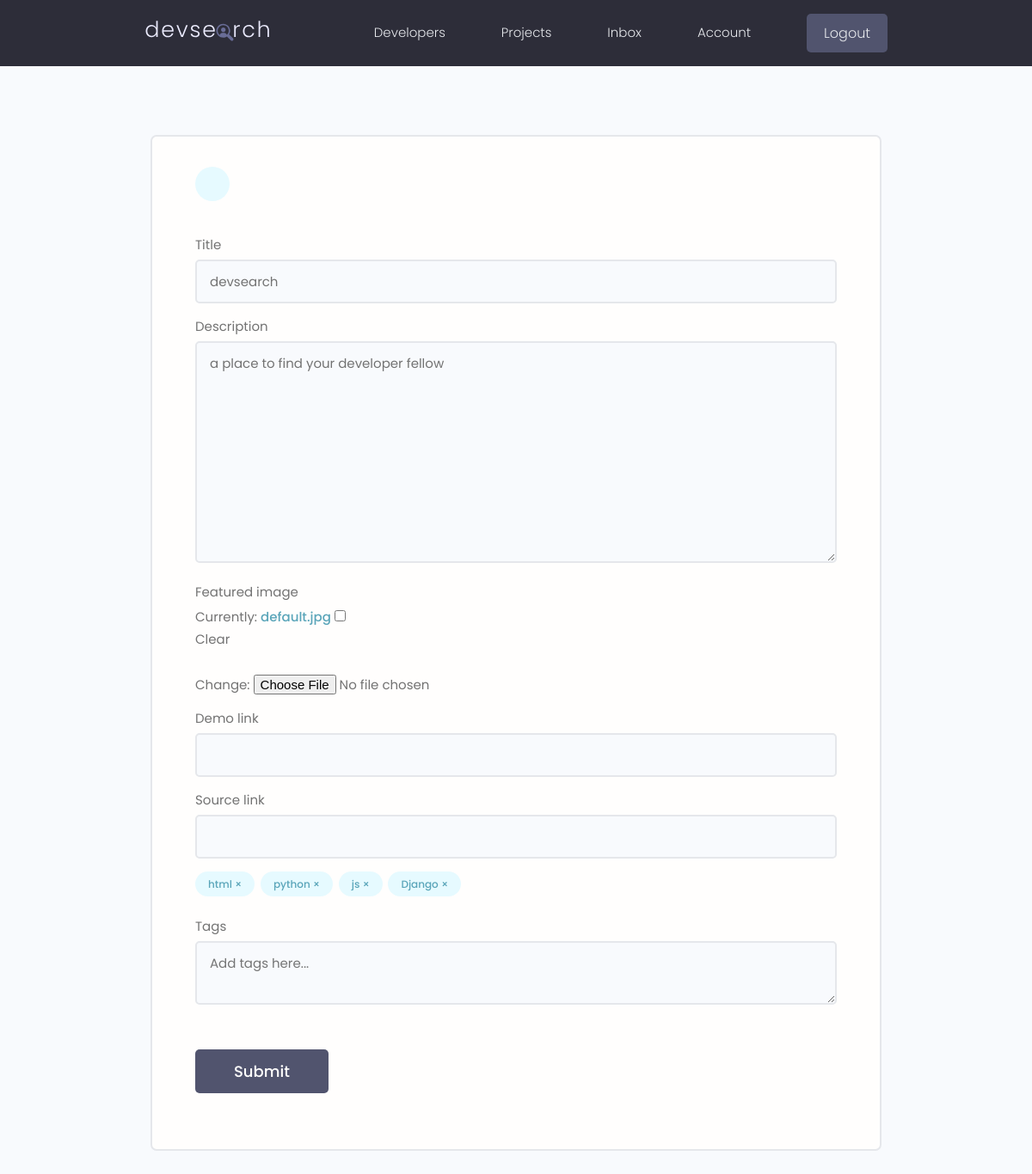
/projects/update-project/6af7bd5d-93b7-4cac-a221-fa061258c5f5/ (signed in), run on the app's committed database.
### projects/models.py (models this page shows, shortened)
class Project(models.Model):
    owner = models.ForeignKey(Profile, null=True, blank=True, on_delete=models.CASCADE)
    title = models.CharField(max_length=50)
    description = models.TextField(null=True, blank=True)
    featured_image = models.ImageField(default='default.jpg', blank=True, null=True)
    tags = models.ManyToManyField("Tag", blank=True)
    demo_link = models.CharField(max_length=2000, null=True, blank=True)
    source_link = models.CharField(max_length=2000, null=True, blank=True)
    vote_total = models.IntegerField(default=0, null=True, blank=True)
    vote_ratio = models.IntegerField(default=0, null=True, blank=True)
    created = models.DateTimeField(auto_now_add=True)
    id = models.UUIDField(default=uuid.uuid4, primary_key=True, unique=True, editable=False)
    class Meta:
        ordering = ['-vote_ratio', 'vote_total', 'title']

class Tag(models.Model):
    name = models.CharField(max_length=200)
    created = models.DateTimeField(auto_now_add=True)
    id = models.UUIDField(default=uuid.uuid4, primary_key=True, unique=True, editable=False)

### projects/views.py (the view, shortened to what this page needs)
# urls.py: path('update-project/<str:pk>/', views.updateProject, name='update-project'),
@login_required(login_url='login')
def updateProject(request, pk):
    profile = request.user.profile
    projectObj = profile.project_set.get(id=pk)
    form = ProjectForm(instance=projectObj)
    context = {
        'form': form,
        'project': projectObj
    }
    return render(request, 'projects/project-form.html', context)

### projects/forms.py
class ProjectForm(ModelForm):
    class Meta:
        model = Project
        fields = [
            'title', 'description', 'featured_image',
            'demo_link', 'source_link']
        widgets = {
            'tags': forms.CheckboxSelectMultiple(),
        }
    def __init__(self, *args, **kwargs):
        super(ProjectForm, self).__init__(*args, **kwargs)
        for label, field in self.fields.items():
            field.widget.attrs.update({'class': 'input'})

### projects/templates/projects/project-form.html (shortened to what this page needs)
{% extends 'base.html' %}
{% block content %}
<main class="formPage my-xl">
    <div class="content-box">
        <div class="formWrapper">
            <a class="backButton" href="{% url 'account' %}"></a>
            <br>
            <form class="form" method="POST" enctype="multipart/form-data">
                {% for field in form %}
                <div class="form__field">
                    <label for="formInput#text">{{field.label}}</label>
                    {{field}}
                </div>
                {% endfor %}
                <div class="form__field">
                    {% for tag in project.tags.all %}
                    <div class="project-tag tag tag--pill tag--main" data-tag="{{tag.id}}"
                        data-project="{{project.id}}">{{tag.name}} &#215;</div>
                    {% endfor %}
                </div>
                <div class="form__field">
                    <label for="formInput#text">Tags</label>
                    <textarea class="input" name="newtags" placeholder="Add tags here..."></textarea>
                </div>
                <input class="btn btn--sub btn--lg  my-md" type="submit" value="Submit" />
            </form>
        </div>
    </div>
</main>
{% endblock %}

### devsearch/static/styles/app.css (style rules this page uses)
:root { --color-sub: #2d2d39; }
.btn--sub { background-color: var(--color-sub-light); }
.content-box { width: 95%; max-width: 85rem; margin: 0 auto; }
.backButton { background: var(--color-main-light); color: var(--color-main); width: 4rem; height: 4rem; display: flex; align-items: center; justify-content: center; border-radius: 50%; }
.formPage .formWrapper { list-style: none; background: var(--color-white); padding: 3.5rem 5rem; border: 2px solid var(--color-light); border-radius: 0.7rem; }

### devsearch/static/uikit/styles/modules/_variables.css (style rules this page uses)
:root { --color-main: #5aa5b9; --color-main-light: #e6faff; --color-sub: #3f4156; --color-sub-light: #51546e; --color-sub-lighter: #ededfd; --color-text: #737373; --color-gray: #8b8b8b; --color-light: #e5e7eb; --color-light-gray: #767676; --color-bg: #f8fafd; --color-white: #fffefd; --color-white-light: #f3f3f3; --color-success: #359e64; --color-success-bg: #def8e8; --color-error: #fc4b0b; --color-error-bg: #fff2ee; --font-base: 'Poppins', arial, helvetica, 'Segoe UI', roboto, ubuntu, sans-serif; --font-monospace: 'Fira Code', 'Courier New', courier, monospace; --font-regular: 300; --font-medium: 500; --font-bold: 700; --generic-shadow: 1px 1px 5px #00000010; --generic-transition: all 0.3s ease-in-out; }

### devsearch/static/uikit/styles/modules/_base.css (style rules this page uses)
* { margin: 0; padding: 0; box-sizing: border-box; text-rendering: optimizeLegibility; color: inherit; font-size: inherit; }
html { font-size: 50%; }
@media only screen and (min-width: 480px) { html { font-size: 56.25%; } }
@media only screen and (min-width: 1200px) { html { font-size: 62.5%; } }
body { line-height: 1.6; font-weight: 400; font-size: 1.5rem; color: var(--color-text); background-color: var(--color-bg); min-height: 100vh; }

### devsearch/static/uikit/styles/modules/_typography.css (style rules this page uses)
* { font-family: var(--font-base); }
a { padding-bottom: 2px; text-decoration: none; display: inline-block; color: var(--color-main); font-weight: var(--font-medium); }

### devsearch/static/uikit/styles/modules/_utilities.css (style rules this page uses)
.my-md { margin: 3rem auto; }
.my-xl { margin: 8rem auto; }

### devsearch/static/uikit/styles/modules/_button.css (style rules this page uses)
.btn { display: inline-block; position: relative; cursor: pointer; background-color: var(--color-light); font-weight: var(--font-medium); color: var(--color-sub); text-decoration: none; padding: 1rem 2rem; border-radius: 0.5rem; border: none; width: -webkit-fit-content; width: -moz-fit-content; width: fit-content; height: -webkit-fit-content; height: -moz-fit-content; height: fit-content; font-size: 1.6rem; outline-width: 0; outline-color: transparent; -webkit-backface-visibility: hidden; backface-visibility: hidden; transition: all 0.3s ease-in-out; }
.btn--sub { background-color: var(--color-sub); color: var(--color-white); }
.btn--lg { font-size: 1.8rem; padding: 1.2rem 4.5rem; }

### devsearch/static/uikit/styles/modules/_form.css (style rules this page uses)
.form { display: block; }
.form__field { margin-top: 1.5rem; margin-bottom: 1.5rem; }
.form__label, .form__field > label { display: block; margin-bottom: 0.5rem; color: var(--color-text); }
input.input[type='text'], input.input[type='email'], input.input[type='password'], input.input[type='number'], select.input, textarea.input { min-width: 24rem; width: 100%; padding: 1.2rem 1.5rem; border-radius: 0.5rem; border: 2px solid var(--color-light); transition: all 0.3s ease-in-out; background-color: var(--color-bg); }

### devsearch/static/uikit/styles/modules/_tag.css (style rules this page uses)
.tag { display: inline-flex; align-items: center; background-color: var(--color-sub); height: -webkit-fit-content; height: -moz-fit-content; height: fit-content; width: -webkit-fit-content; width: -moz-fit-content; width: fit-content; border-radius: 0.5rem; padding: 0.5rem 1.5rem; font-size: 1.2rem; cursor: pointer; }
.tag:not(:last-child) { margin-right: 0.25rem; margin-bottom: 0.75rem; }
.tag--pill { border-radius: 5rem; }
.tag--main, .tag--main > small { background: var(--color-main-light); color: var(--color-main); font-weight: 500; }

### data on the page
Project: form "devsearch" "a place to find your developer fellow"
Tag: name "html"
Tag: name "python"
Tag: name "js"
Tag: name "Django"

### other printed values
{{ field.label }} "Title" "Description" "Featured image" "Demo link" "Source link"
